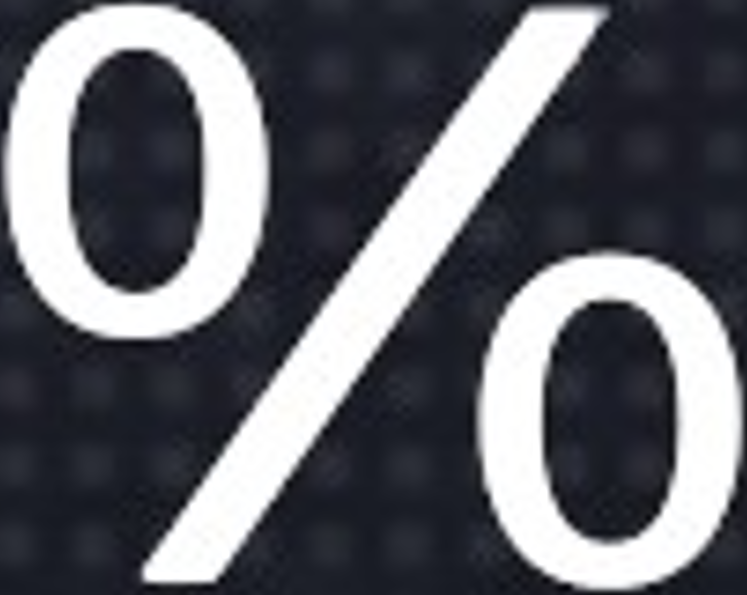
#> input picture backend/image_processing/template_matching/0a9 h [ ]/%.png, 747 x 595 px; its folder holds only this picture in this run
$ python -i digit_recognizer.py   (imports and definitions only)
#> lines starting #> are read from the running program, lines starting #| are printed output that depends on the picture; after the words box and inside, x2 and y2 are one past the last pixel; in counts of white or black regions, pixels touching at a corner belong together
import cv2
import numpy as np
import os
import logging
from ...log_styles import C_YELLOW, C_CYAN, C_GREEN, C_RED, C_BOLD, C_END

logger = logging.getLogger(__name__)

# Caminho das imagens de referência (0-9, h, [], ., %)
TEMPLATES_DIR = os.path.join(os.path.dirname(__file__), '..', '..', 'template_matching', '0a9 h [ ]')

# Cache dos templates binarizados
_templates_cache = None

def _load_templates():
    """
    Carrega todas as imagens de referência (.png) da pasta de templates.
    Agrupa variantes (ex: 1.png, 1-1080.png) em listas por caractere.
    """
    global _templates_cache
    if _templates_cache is not None:
        return _templates_cache

    templates = {}
    if not os.path.exists(TEMPLATES_DIR):
        logger.error(f"[DIGIT-MATCH] Pasta de templates não encontrada: {TEMPLATES_DIR}")
        return {}

    count = 0
    for filename in os.listdir(TEMPLATES_DIR):
        if not filename.endswith(".png"):
            continue

        path = os.path.join(TEMPLATES_DIR, filename)

        # Extrai o caractere base (primeiro caractere do nome do arquivo)
        # Ex: "1.png" -> "1", "1-1080.png" -> "1", "%4kup.png" -> "%"
        base_name = filename.split('.')[0]
        if not base_name: continue
        char_key = base_name[0]

        img = cv2.imread(path, cv2.IMREAD_GRAYSCALE)
#> img: shape (595, 747); min 0, max 255, mean 99.9
        if img is not None:
            # Binarização idêntica à da ROI (Otsu)
            _, binary = cv2.threshold(img, 0, 255, cv2.THRESH_BINARY + cv2.THRESH_OTSU)
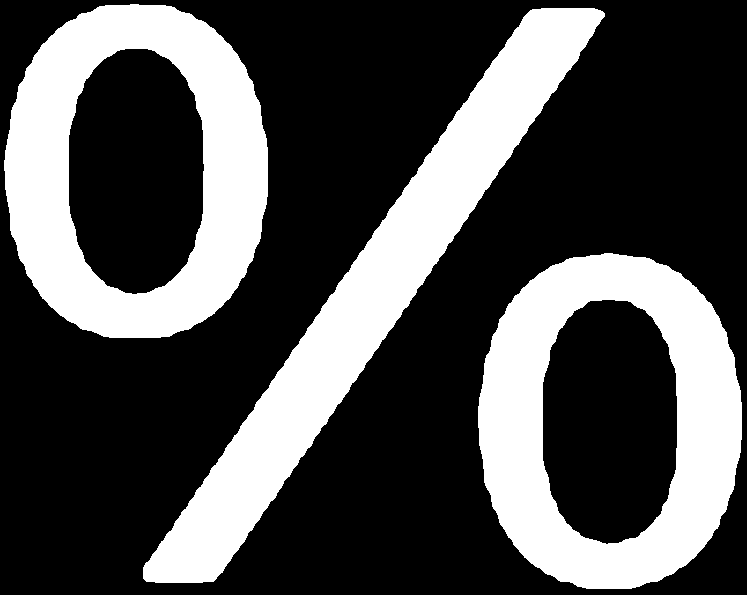
#> binary: shape (595, 747); 30.7% white; 3 white regions, box (x1, y1, x2, y2) and area: (143, 8, 605, 583) 47279, (4, 4, 268, 338) 44585, (478, 253, 742, 589) 44576
            # Normaliza para Texto Branco em Fundo Preto
            if np.mean(binary) > 127:
                binary = cv2.bitwise_not(binary)

            if char_key not in templates:
                templates[char_key] = []
            templates[char_key].append(binary)
            count += 1

    _templates_cache = templates
    logger.info(f"[DIGIT-MATCH] {len(templates)} caracteres únicos carregados ({count} variantes no total).")
    return templates

# [219 lines left out: functions _segment_digits_with_x, _match_digit, recognize_number, recognize_decimal, extract_rank_from_nickname, not called in this run]

>>> result = _load_templates()

$ run again, on backend/image_processing/template_matching/0a9 h [ ]/%4kup.png
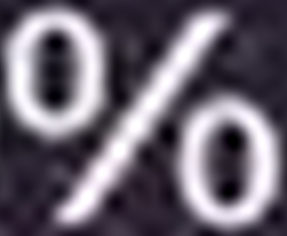
#> input picture backend/image_processing/template_matching/0a9 h [ ]/%4kup.png, 287 x 236 px
#> in _load_templates, `_, binary = cv2.threshold(img, 0, 255, cv2.THRESH_BINARY + cv2.THRESH_..`:
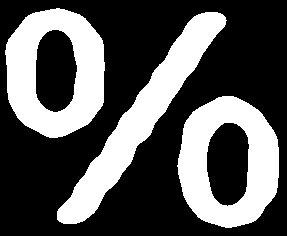
#> binary: shape (236, 287); 34.3% white; 3 white regions, box (x1, y1, x2, y2) and area: (177, 96, 279, 228) 7790, (5, 8, 105, 138) 7720, (57, 12, 227, 224) 7708
